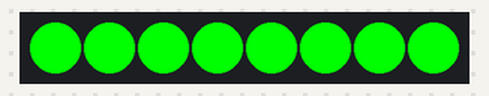
The sketch below on a simulated Arduino Uno, built with avr-gcc and run on an emulated ATmega328P. Parts: 8 RGB LEDs in strip order, left to right. Dim RGB values are drawn brighter than linear.

Above: at 0.15 s.
At 4.96 s:
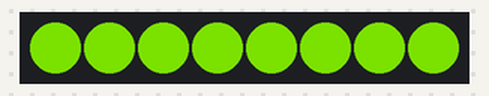
At 10.37 s:
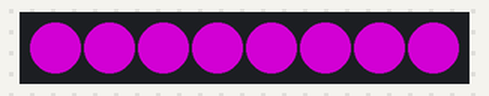
At 19.7 s:
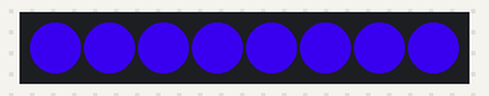
At 29.33 s:
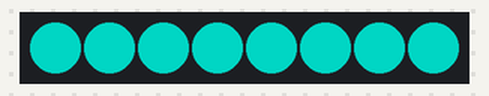
At 39.55 s:
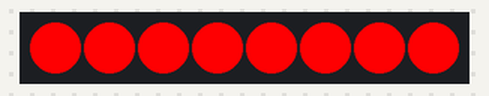
Timing chart, 0 to 40.0 s (numbered marks = the images above):
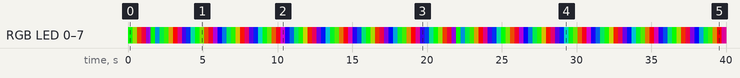

The sketch:

yesilikethis.ino
```cpp
#include <Adafruit_NeoPixel.h>
#include <avr/power.h>

// constants won't change. They're used here to
// set pin numbers:
const int ledPin = 1;     // the number of the neopixel strip
const int numLeds = 8;

//Adafruit_NeoPixel pixels = Adafruit_NeoPixel(8, ledPin);
Adafruit_NeoPixel strip = Adafruit_NeoPixel(numLeds, ledPin, NEO_GRB + NEO_KHZ800);


void setup() {
  strip.begin();
  strip.setBrightness(255); // 1/3 brightness

}

void loop() {
  rainbow(5, numLeds);
  delay(10);
}

// https://codebender.cc/sketch:85796


void rainbow(uint8_t wait, int numPixels) {
  uint16_t wheelPos, j;
  uint32_t color;

  for(j=0; j<256; j++) {
    color = colorTwiddler( j );
    setPixelColors(color, numPixels);
    delay(wait);
  }
}

// next thing to do is change lightleds to take an array of tuples like [(1,red), (3,green)] -- which would reset two of the lights and leave the others unchanged
// research project, how do we do this in c?
// this would be a candidate for being a library function
void setPixelColors(uint32_t color, int numPixels) {
    uint16_t pixel;
    for(pixel=0; pixel < numPixels; pixel++) {
      strip.setPixelColor( pixel, color );
      strip.show();
    }
}


// Input a value 0 to 255 to get a color value.
// The colours are a transition r - g - b - back to r.
// Return color based on Wheel Position
// j=color wheel??
uint32_t colorTwiddler(uint16_t theWheelPos) {
  uint16_t WheelPos, offset, twiddleFactor;
  WheelPos = theWheelPos & 255; // wtf is 255 doing here?
  offset = WheelPos * 3;

  twiddleFactor = 0;

  if(WheelPos < 85) {
    return Adafruit_NeoPixel::Color(offset, 255 - offset, twiddleFactor);
  }
  else if(WheelPos < 170) {
    WheelPos -= 85;
    return Adafruit_NeoPixel::Color(255 - offset, twiddleFactor, offset);
  }
  else {
    WheelPos -= 170;
    return Adafruit_NeoPixel::Color(twiddleFactor, offset, 255 - offset);
  }
}
```

Measured:
- by itself, RGB LED 0–7: off → RGB(0, 255, 0) at 0.00 s, → RGB(102, 153, 0) 0.30 s later, → RGB(204, 51, 0) 0.30 s later, → RGB(205, 0, 50) 0.30 s later, … (133 changes in this stretch)
